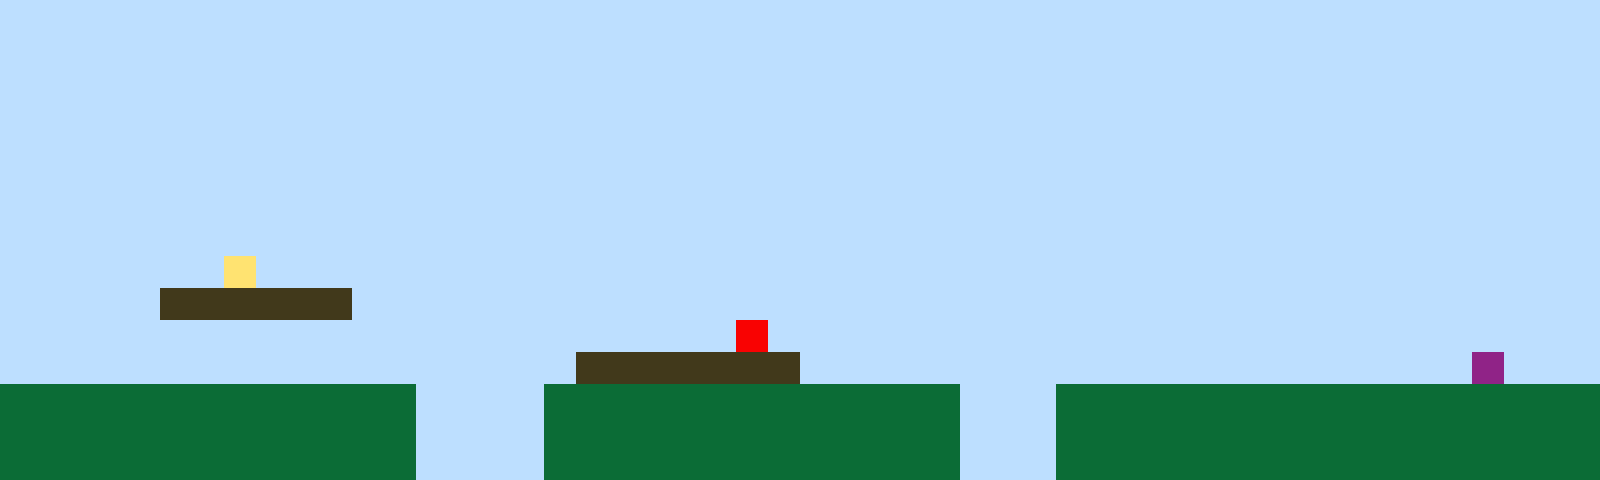

This is a level from a 2D game, rendered from its Tiled map with the project's own tilesets. A one-line summary and the complete map file follow:
An orthogonal 50x15 tile map with 32x32 px tiles, 1 tile layer (Tile Layer 1).

<map version="1.10" tiledversion="1.11.2" orientation="orthogonal" renderorder="right-up" width="50" height="15" tilewidth="32" tileheight="32" infinite="0" nextlayerid="2" nextobjectid="1"><editorsettings><export target="map1.csv" format="csv" /></editorsettings><tileset firstgid="1" name="sprites" tilewidth="32" tileheight="32" tilecount="6" columns="3"><image source="sprites.png" width="96" height="64" /></tileset><layer id="1" name="Tile Layer 1" width="50" height="15"><data encoding="csv">1,1,1,1,1,1,1,1,1,1,1,1,1,1,1,1,1,1,1,1,1,1,1,1,1,1,1,1,1,1,1,1,1,1,1,1,1,1,1,1,1,1,1,1,1,1,1,1,1,1,1,1,1,1,1,1,1,1,1,1,1,1,1,1,1,1,1,1,1,1,1,1,1,1,1,1,1,1,1,1,1,1,1,1,1,1,1,1,1,1,1,1,1,1,1,1,1,1,1,1,1,1,1,1,1,1,1,1,1,1,1,1,1,1,1,1,1,1,1,1,1,1,1,1,1,1,1,1,1,1,1,1,1,1,1,1,1,1,1,1,1,1,1,1,1,1,1,1,1,1,1,1,1,1,1,1,1,1,1,1,1,1,1,1,1,1,1,1,1,1,1,1,1,1,1,1,1,1,1,1,1,1,1,1,1,1,1,1,1,1,1,1,1,1,1,1,1,1,1,1,1,1,1,1,1,1,1,1,1,1,1,1,1,1,1,1,1,1,1,1,1,1,1,1,1,1,1,1,1,1,1,1,1,1,1,1,1,1,1,1,1,1,1,1,1,1,1,1,1,1,1,1,1,1,1,1,1,1,1,1,1,1,1,1,1,1,1,1,1,1,1,1,1,1,1,1,1,1,1,1,1,1,1,1,1,1,1,1,1,1,1,1,1,1,1,1,1,1,1,1,1,1,1,1,1,1,1,1,1,1,1,1,1,1,1,1,1,1,1,1,1,1,1,1,1,1,1,1,1,1,1,1,1,1,1,1,1,1,1,1,1,1,1,1,1,1,1,1,1,1,1,1,1,1,1,1,1,1,1,1,1,1,1,1,1,1,1,1,1,1,1,1,1,1,1,1,1,1,1,1,1,1,1,1,1,1,1,1,1,1,1,1,1,1,1,1,1,1,1,1,1,1,1,1,1,1,1,4,1,1,1,1,1,1,1,1,1,1,1,1,1,1,1,1,1,1,1,1,1,1,1,1,1,1,1,1,1,1,1,1,1,1,1,1,1,1,1,1,1,1,1,1,1,1,1,3,3,3,3,3,3,1,1,1,1,1,1,1,1,1,1,1,1,1,1,1,1,1,1,1,1,1,1,1,1,1,1,1,1,1,1,1,1,1,1,1,1,1,1,1,1,1,1,1,1,1,1,1,1,1,1,1,1,1,1,1,1,1,1,1,1,1,1,5,1,1,1,1,1,1,1,1,1,1,1,1,1,1,1,1,1,1,1,1,1,1,1,1,1,1,1,1,1,1,1,1,1,1,1,1,1,1,1,1,1,1,1,1,3,3,3,3,3,3,3,1,1,1,1,1,1,1,1,1,1,1,1,1,1,1,1,1,1,1,1,1,6,1,1,1,2,2,2,2,2,2,2,2,2,2,2,2,2,1,1,1,1,2,2,2,2,2,2,2,2,2,2,2,2,2,1,1,1,2,2,2,2,2,2,2,2,2,2,2,2,2,2,2,2,2,2,2,2,2,2,2,2,2,2,2,2,2,2,1,1,1,1,2,2,2,2,2,2,2,2,2,2,2,2,2,1,1,1,2,2,2,2,2,2,2,2,2,2,2,2,2,2,2,2,2,2,2,2,2,2,2,2,2,2,2,2,2,2,1,1,1,1,2,2,2,2,2,2,2,2,2,2,2,2,2,1,1,1,2,2,2,2,2,2,2,2,2,2,2,2,2,2,2,2,2</data></layer></map>
